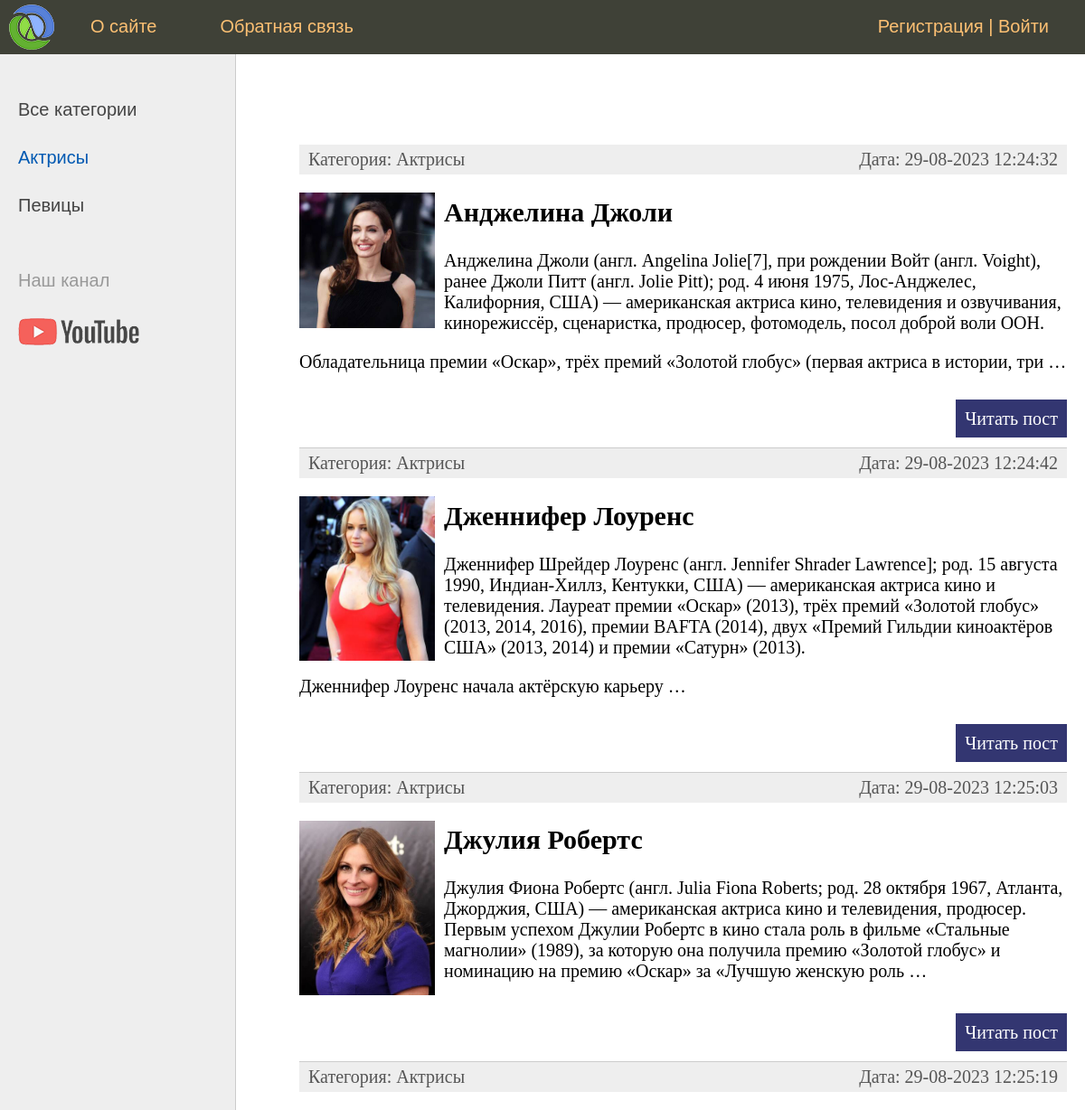
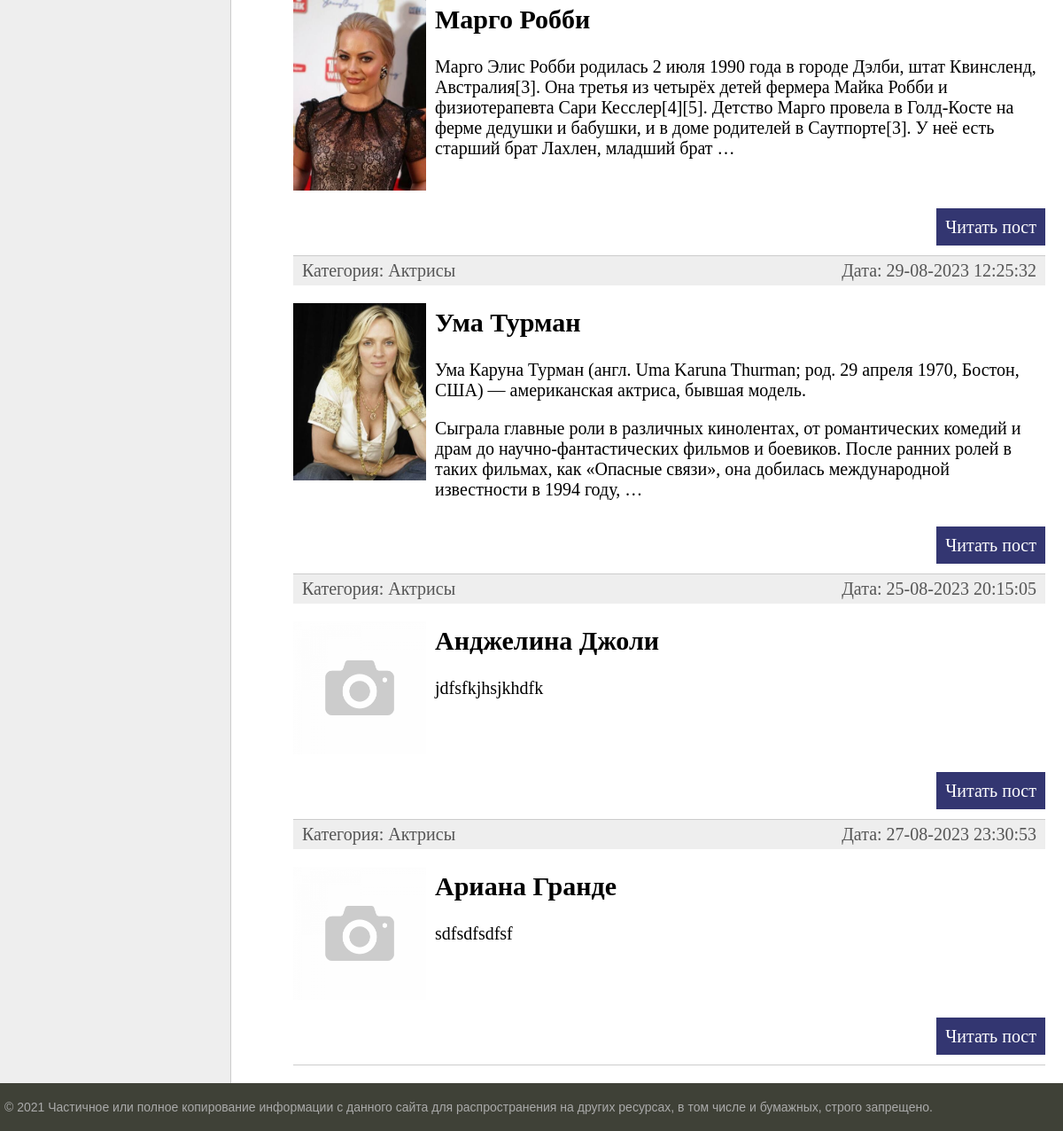
Screenshot of /category/aktrisy/ with the database file from the repository (2 pictures, top to bottom).
### women/models.py (models this page shows, shortened)
class Category(models.Model):
    name = models.CharField(max_length=100, db_index=True, verbose_name="Категория")
    slug = models.SlugField(max_length=255, unique=True, db_index=True, verbose_name="URL")
    def __str__(self):
        return self.name
    """
    def get_absolute_url(self):
        return reverse('category', kwargs={'cat_id': self.pk})
    """
    def get_absolute_url(self):
        return reverse('category', kwargs={'cat_slug': self.slug})
    class Meta:
        verbose_name = 'Категория'
        verbose_name_plural = 'Категории'
        ordering = ['id']

class Women(models.Model):
    title = models.CharField(max_length=255, verbose_name="Заголовок")
    slug = models.SlugField(max_length=255, unique=True, db_index=True, verbose_name="URL")
    content = models.TextField(blank=True, verbose_name="Текст статьи")
    time_create = models.DateTimeField(auto_now_add=True, verbose_name="Время создания")
    time_update = models.DateTimeField(auto_now=True, verbose_name="Время изменения")
    is_published = models.BooleanField(default=True, verbose_name="Публикация")
    cat = models.ForeignKey('Category', on_delete=models.PROTECT, verbose_name="Категории")
    first_photo = models.ForeignKey('WomenPhoto', null=True, on_delete=models.PROTECT, verbose_name="Фотография", related_name="+")
    """
    def get_absolute_url(self):
        return reverse('post', kwargs={'post_id': self.pk})
    """
    def get_absolute_url(self):
        return reverse('post', kwargs={'post_slug': self.slug})
    """
    def get_absolute_url2(self):
        return reverse('post', kwargs={'post_id': self.pk})
    """
    class Meta:
        verbose_name = 'Известные женщины'
        verbose_name_plural = 'Известные женщины'
        ordering = ['id']

class WomenPhoto(models.Model):
    photo = models.ImageField(upload_to="photos/%Y/%m/%d/", verbose_name="Фото")
    women = models.ForeignKey(Women, on_delete=models.PROTECT, verbose_name="Известные женщины")
    class Meta:
        verbose_name = 'Фотография известной женщины'
        verbose_name_plural = 'Фотографии известных женщин'
        ordering = ['id']

### women/views.py (the view)
# urls.py: path('category/<slug:cat_slug>/', WomenCategory.as_view(), name='category'),
class WomenCategory(DataMixin, ListView):
    model = Women
    template_name = 'women/index.html'
    context_object_name = 'posts'
    allow_empty = False
    """
    def get_queryset(self):
        return Women.objects.filter(cat__slug=self.kwargs['cat_slug'], is_published=True)
    """
    def get_queryset(self):
        return (Women.objects.filter(cat__slug=self.kwargs['cat_slug'], is_published=True)
                .select_related('cat', 'first_photo'))
    def get_context_data(self, *, object_list=None, **kwargs):
        context = super().get_context_data(**kwargs)
        c = Category.objects.get(slug=self.kwargs['cat_slug'])
        """
        c_def = self.get_user_context(title='Категория - ' + str(context['posts'][0].cat),
                                      cat_selected=context['posts'][0].cat_id)
        """
        c_def = self.get_user_context(title='Категория - ' + str(c.name),
                                      cat_selected=c.pk)
        return dict(list(context.items()) + list(c_def.items()))

### women/templatetags/women_tags.py (called while the page is built)
@register.simple_tag(name='getcats')
def get_categories(filter=None):
    if not filter:
        return Category.objects.all()
    else:
        return Category.objects.filter(pk=filter)

@register.inclusion_tag('women/list_menu.html', takes_context=True)
def show_menu(context):
    request = context['request']
    user_menu = menu.copy()
    if not request.user.is_authenticated:
        user_menu.pop(1)
    context['menu'] = user_menu
    return context

### women/utils.py (called while the page is built)
    def get_user_context(self, **kwargs):
        context = kwargs
        cats = cache.get('cats')
        if not cats:
            cats = Category.objects.annotate(Count('women'))
            cache.set('cats', cats, 60)
        user_menu = menu.copy()
        if not self.request.user.is_authenticated:
            user_menu.pop(1)
        context['menu'] = user_menu
        context['cats'] = cats
        if 'cat_selected' not in context:
            context['cat_selected'] = 0
        return context

### women/templates/women/index.html (shortened to what this page needs)
{% extends 'women/base.html' %}
{% load women_tags %}
{% block content %}
<ul class="list-articles">
	{% for p in posts %}
			<li><div class="article-panel">
				<p class="first">Категория: {{p.cat}}</p>
         <p class="last">Дата: {{p.time_update|date:"d-m-Y H:i:s"}}</p>
</div>
{% if p.first_photo != None %}
<p><img class="img-article-left thumb" src="{{p.first_photo.photo.url}}"></p>
				{% else %}
                {% if cat_selected == 0 %}
				<p><img class="img-article-left thumb" src="../static/women/images/no_photo.png"></p>
                {% else %}
                <p><img class="img-article-left thumb" src="../../../static/women/images/no_photo.png"></p>
                {% endif %}
{% endif %}
				<h2>{{p.title}}</h2>
				{% autoescape on %}
				{{p.content|linebreaks|truncatewords:50}}
				{% endautoescape %}
				<p class="link-read-post"><a href="{{ p.get_absolute_url }}">Читать пост</a></p>
			</li>
	{% endfor %}
</ul>
{% endblock %}

### women/templates/women/base.html (shortened to what this page needs)
{% load static %}
{% load static %}
{% load women_tags %}
<!DOCTYPE html>
<html>
<head>
	<link type="text/css" href="{% static 'women/css/styles.css' %}" rel="stylesheet" />
</head>
<body>
<table class="table-page" border=0 cellpadding="0" cellspacing="0">
<tr><td valign=top>
{% block mainmenu %}
		<div class="header">
			<ul id="mainmenu" class="mainmenu">
					<li class="logo"><a href="{% url 'home' %}"><div class="logo"></div></a></li>
				{% show_menu %}
			</ul>
		</div>
{% endblock mainmenu %}
<table class="table-content" border=0 cellpadding="0" cellspacing="0">
<tr>
	<td valign="top" class="left-chapters">
		{% getcats as categories %}
	<ul id="leftchapters">
{% if cat_selected == 0 %}
		<!--
		Отображается обычный текст без ссылки
		-->
                   <li class="selected">Все категории</li>
{% else %}
                   <li><a href="{% url 'home' %}">Все категории</a></li>
{% endif %}
		{% for c in cats %}
		{% if c.women__count > 0 %}
         {% if c.pk == cat_selected %}
                   <li class="selected">{{c.name}}</li>
         {% else %}
                   <li><a href="{{ c.get_absolute_url }}">{{c.name}}</a></li>
         {% endif %}
		{% endif %}
		{% endfor %}
		<li class="share">
		<p>Наш канал</p>
		<a class="share-yt" href="https://www.youtube.com/channel/UClJzWfGWuGJL2t-3dYKcHTA/playlists" target="_blank" rel="nofollow"></a>
		</li>
	</ul>
</td>
<td valign="top" class="content">
	<div class="content-text">
{% block content %}
{% endblock %}
	</div>
</td></tr></table>
</td></tr>
<tr><td valign=top>
	<div id="footer">
		<p>&copy; 2021 Частичное или полное копирование информации с данного сайта для распространения на других ресурсах, в том числе и бумажных, строго запрещено.</p>
	</div>
</td></tr></table>
</body>
</html>

### women/static/women/css/styles.css (style rules this page uses)
html, body { font-family: 'Arial'; margin: 0; padding: 0; height: 100%; width: 100%; color: #444; }
a { color: #0059b2; text-decoration: none; }
img { max-width: 600px; height: auto; }
img.img-article-left { max-width: 300px; height: auto; float: left; padding: 0 10px 10px 0; }
img.img-article-left.thumb { max-width: 150px; height: auto; }
p.link-read-post { text-align: right; }
p.link-read-post a { padding: 10px; min-width: 100px; background: #333671; color: #fff; text-decoration: none; }
div.article-panel { background: #eee; padding: 5px 10px 5px 10px; box-sizing: border-box; overflow: hidden; color: #555; }
div.article-panel p.first { margin: 0; float: left; }
div.article-panel p.last { margin: 0; float: right; }
ul.list-articles { list-style: none; margin: 0; padding: 0; }
ul.list-articles li { border-bottom: 1px solid #ccc; }
.table-page { width: 100%; height: 100%; vertical-align: top; }
.table-page tr { height: 100%; }
.header { background: #3F4137; height: 60px; }
.logo { background: url('../images/logo.png') no-repeat 10px 5px; width: 70px; height: 60px; }
ul.mainmenu { list-style: none; margin: 0; padding: 0; height: 60px; color: #fdc073; font-size: 20px; overflow: hidden; }
ul.mainmenu li { float: left; margin: 18px 40px 0 30px; }
ul.mainmenu li.logo { margin: 0; }
ul.mainmenu li a { color: #fdc073; text-decoration: none; }
.table-content { width: 100%; min-height: 100%; height: 100%; }
.left-chapters { margin: 0; background: #eee; border-right: 1px solid #ccc; min-height: 100%; }
.left-chapters ul { width: 230px; min-height: 100%; margin: 0; padding: 20px 10px 10px 20px; list-style: none; font-size: 20px; }
.left-chapters ul li { margin: 30px 0 0 0; color: #999; }
.left-chapters ul li.selected { color: #0059b2; }
.left-chapters ul li a { color: #444; text-decoration: none; }
.left-chapters ul li.share { margin: 60px 0 0 0; }
.left-chapters ul li.share p { margin: 30px 0 30px 0; }
.left-chapters ul li.share a { display: inline-block; width: 40px; height: 40px; margin: 0 20px 0 0; }
.left-chapters ul li.share a.share-yt { width: 100%; height: 30px; background: url('../images/share_yt.png') no-repeat 0 0 }
.content { padding: 40px 20px 20px 40px; width: 100%; box-sizing: border-box; }
.content-text { margin: 60px 0 0 30px; color: #000; font-size: 20px; font-family: Yandex Sans Display Light; }
#footer { box-sizing: border-box; background: #3F4137; padding: 5px; color: #aaa; font-size: 14px; font-family: Verdana, Geneva, Arial, Helvetica; text-align: left; overflow: hidden; }

### rows the page displays
Category: name "Актрисы"
Category: name "Певицы"
Women: cat "Актрисы", time_update "29-08-2023 12:24:32", first_photo.photo (picture), title "Анджелина Джоли", content "Анджелина Джоли (англ. Angelina Jolie[7], при рождении Войт (англ. Voight), ранее Джоли Питт (англ. Jolie Pitt); род. 4 июня 1975, Лос-Анджелес, Калифорния, США) — американская актриса кино, телевидения и озвучивания, кинорежиссёр, сценаристка, продюсер, фотомодель, посол доброй воли ООН. Обладательница премии «Оскар», трёх премий «Золотой глобус» (первая актриса в истории, три …"
Women: cat "Актрисы", time_update "29-08-2023 12:24:42", first_photo.photo (picture), title "Дженнифер Лоуренс", content "Дженнифер Шрейдер Лоуренс (англ. Jennifer Shrader Lawrence]; род. 15 августа 1990, Индиан-Хиллз, Кентукки, США) — американская актриса кино и телевидения. Лауреат премии «Оскар» (2013), трёх премий «Золотой глобус» (2013, 2014, 2016), премии BAFTA (2014), двух «Премий Гильдии киноактёров США» (2013, 2014) и премии «Сатурн» (2013). Дженнифер Лоуренс начала актёрскую карьеру …"
Women: cat "Актрисы", time_update "29-08-2023 12:25:03", first_photo.photo (picture), title "Джулия Робертс", content "Джулия Фиона Робертс (англ. Julia Fiona Roberts; род. 28 октября 1967, Атланта, Джорджия, США) — американская актриса кино и телевидения, продюсер. Первым успехом Джулии Робертс в кино стала роль в фильме «Стальные магнолии» (1989), за которую она получила премию «Золотой глобус» и номинацию на премию «Оскар» за «Лучшую женскую роль …"
Women: cat "Актрисы", time_update "29-08-2023 12:25:19", first_photo.photo (picture), title "Марго Робби", content "Марго Элис Робби родилась 2 июля 1990 года в городе Дэлби, штат Квинсленд, Австралия[3]. Она третья из четырёх детей фермера Майка Робби и физиотерапевта Сари Кесслер[4][5]. Детство Марго провела в Голд-Косте на ферме дедушки и бабушки, и в доме родителей в Саутпорте[3]. У неё есть старший брат Лахлен, младший брат …"
Women: cat "Актрисы", time_update "29-08-2023 12:25:32", first_photo.photo (picture), title "Ума Турман", content "Ума Каруна Турман (англ. Uma Karuna Thurman; род. 29 апреля 1970, Бостон, США) — американская актриса, бывшая модель. Сыграла главные роли в различных кинолентах, от романтических комедий и драм до научно-фантастических фильмов и боевиков. После ранних ролей в таких фильмах, как «Опасные связи», она добилась международной известности в 1994 году, …"
Women: cat "Актрисы", time_update "25-08-2023 20:15:05", title "Анджелина Джоли", content "jdfsfkjhsjkhdfk"
Women: cat "Актрисы", time_update "27-08-2023 23:30:53", title "Ариана Гранде", content "sdfsdfsdfsf"

### other values shown
{{ m.title }} "О сайте" "Обратная связь"
